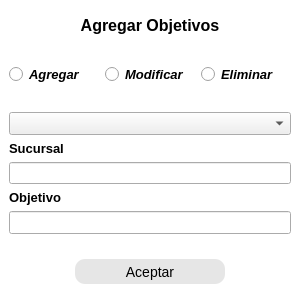
<?xml version="1.0" encoding="UTF-8"?>
<ui version="4.0">
 <class>MainWindow</class>
 <widget class="QMainWindow" name="MainWindow">
  <property name="geometry">
   <rect>
    <x>0</x>
    <y>0</y>
    <width>300</width>
    <height>300</height>
   </rect>
  </property>
  <property name="minimumSize">
   <size>
    <width>0</width>
    <height>300</height>
   </size>
  </property>
  <property name="maximumSize">
   <size>
    <width>300</width>
    <height>300</height>
   </size>
  </property>
  <property name="windowTitle">
   <string>MainWindow</string>
  </property>
  <widget class="QWidget" name="WPrincipal">
   <property name="minimumSize">
    <size>
     <width>300</width>
     <height>0</height>
    </size>
   </property>
   <property name="maximumSize">
    <size>
     <width>300</width>
     <height>16777215</height>
    </size>
   </property>
   <property name="styleSheet">
    <string notr="true">#WPrincipal{
	background-color: rgb(255, 255, 255);
}
#btn_Aceptar{
	background-color: rgb(230, 230, 230);
	border-radius: 10px;
	color: rgb(0, 0, 0);
	font-size:14px;
}
#btn_Aceptar::hover{
background-color: rgb(203, 203, 203);
}</string>
   </property>
   <layout class="QGridLayout" name="gridLayout_2">
    <property name="leftMargin">
     <number>0</number>
    </property>
    <property name="topMargin">
     <number>0</number>
    </property>
    <property name="rightMargin">
     <number>0</number>
    </property>
    <property name="bottomMargin">
     <number>0</number>
    </property>
    <property name="spacing">
     <number>0</number>
    </property>
    <item row="0" column="0">
     <widget class="QWidget" name="widget" native="true">
      <layout class="QVBoxLayout" name="verticalLayout">
       <property name="leftMargin">
        <number>0</number>
       </property>
       <property name="topMargin">
        <number>10</number>
       </property>
       <property name="rightMargin">
        <number>0</number>
       </property>
       <property name="bottomMargin">
        <number>0</number>
       </property>
       <item>
        <widget class="QLabel" name="lbl_TextoAgregarObjetivo">
         <property name="minimumSize">
          <size>
           <width>0</width>
           <height>30</height>
          </size>
         </property>
         <property name="maximumSize">
          <size>
           <width>16777215</width>
           <height>30</height>
          </size>
         </property>
         <property name="font">
          <font>
           <family>Arial</family>
           <pointsize>12</pointsize>
           <weight>75</weight>
           <bold>true</bold>
          </font>
         </property>
         <property name="text">
          <string>Agregar Objetivos</string>
         </property>
         <property name="alignment">
          <set>Qt::AlignCenter</set>
         </property>
        </widget>
       </item>
       <item>
        <widget class="QWidget" name="widget_2" native="true">
         <layout class="QVBoxLayout" name="verticalLayout_3">
          <property name="spacing">
           <number>0</number>
          </property>
          <property name="leftMargin">
           <number>0</number>
          </property>
          <property name="topMargin">
           <number>0</number>
          </property>
          <property name="rightMargin">
           <number>0</number>
          </property>
          <property name="bottomMargin">
           <number>0</number>
          </property>
          <item>
           <widget class="QWidget" name="WRB" native="true">
            <property name="minimumSize">
             <size>
              <width>0</width>
              <height>0</height>
             </size>
            </property>
            <layout class="QHBoxLayout" name="horizontalLayout">
             <item>
              <widget class="QRadioButton" name="RB_Agregar">
               <property name="font">
                <font>
                 <family>Arial</family>
                 <pointsize>10</pointsize>
                 <weight>75</weight>
                 <italic>true</italic>
                 <bold>true</bold>
                </font>
               </property>
               <property name="cursor">
                <cursorShape>PointingHandCursor</cursorShape>
               </property>
               <property name="text">
                <string>Agregar</string>
               </property>
              </widget>
             </item>
             <item>
              <widget class="QRadioButton" name="RB_Modificar">
               <property name="font">
                <font>
                 <family>Arial</family>
                 <pointsize>10</pointsize>
                 <weight>75</weight>
                 <italic>true</italic>
                 <bold>true</bold>
                </font>
               </property>
               <property name="cursor">
                <cursorShape>PointingHandCursor</cursorShape>
               </property>
               <property name="text">
                <string>Modificar</string>
               </property>
              </widget>
             </item>
             <item>
              <widget class="QRadioButton" name="RB_Eliminar">
               <property name="font">
                <font>
                 <family>Arial</family>
                 <pointsize>10</pointsize>
                 <weight>75</weight>
                 <italic>true</italic>
                 <bold>true</bold>
                </font>
               </property>
               <property name="cursor">
                <cursorShape>PointingHandCursor</cursorShape>
               </property>
               <property name="text">
                <string>Eliminar</string>
               </property>
              </widget>
             </item>
            </layout>
           </widget>
          </item>
          <item>
           <widget class="QWidget" name="WContenidoObjetivos" native="true">
            <property name="minimumSize">
             <size>
              <width>0</width>
              <height>140</height>
             </size>
            </property>
            <property name="maximumSize">
             <size>
              <width>16777215</width>
              <height>140</height>
             </size>
            </property>
            <layout class="QVBoxLayout" name="verticalLayout_4">
             <item>
              <widget class="QComboBox" name="CB_Sucursales">
               <property name="font">
                <font>
                 <family>Arial Narrow</family>
                 <pointsize>12</pointsize>
                 <weight>75</weight>
                 <bold>true</bold>
                </font>
               </property>
              </widget>
             </item>
             <item>
              <widget class="QLabel" name="label">
               <property name="font">
                <font>
                 <family>Arial</family>
                 <pointsize>10</pointsize>
                 <weight>75</weight>
                 <bold>true</bold>
                </font>
               </property>
               <property name="text">
                <string>Sucursal</string>
               </property>
              </widget>
             </item>
             <item>
              <widget class="QLineEdit" name="LE_Sucursal">
               <property name="font">
                <font>
                 <family>Arial</family>
                 <pointsize>12</pointsize>
                 <weight>50</weight>
                 <bold>false</bold>
                </font>
               </property>
              </widget>
             </item>
             <item>
              <widget class="QLabel" name="label_2">
               <property name="font">
                <font>
                 <family>Arial</family>
                 <pointsize>10</pointsize>
                 <weight>75</weight>
                 <bold>true</bold>
                </font>
               </property>
               <property name="text">
                <string>Objetivo</string>
               </property>
              </widget>
             </item>
             <item>
              <widget class="QLineEdit" name="LE_Objetivo">
               <property name="font">
                <font>
                 <family>Arial</family>
                 <pointsize>12</pointsize>
                </font>
               </property>
              </widget>
             </item>
            </layout>
           </widget>
          </item>
          <item>
           <widget class="QWidget" name="widget_5" native="true">
            <layout class="QGridLayout" name="gridLayout">
             <item row="0" column="0">
              <widget class="QPushButton" name="btn_Aceptar">
               <property name="minimumSize">
                <size>
                 <width>150</width>
                 <height>25</height>
                </size>
               </property>
               <property name="maximumSize">
                <size>
                 <width>150</width>
                 <height>25</height>
                </size>
               </property>
               <property name="cursor">
                <cursorShape>PointingHandCursor</cursorShape>
               </property>
               <property name="styleSheet">
                <string notr="true"/>
               </property>
               <property name="text">
                <string>Aceptar</string>
               </property>
               <property name="icon">
                <iconset>
                 <normaloff>../../../PruebaPagos/comprobado.png</normaloff>../../../PruebaPagos/comprobado.png</iconset>
               </property>
              </widget>
             </item>
            </layout>
           </widget>
          </item>
         </layout>
        </widget>
       </item>
      </layout>
     </widget>
    </item>
   </layout>
  </widget>
 </widget>
 <resources/>
 <connections/>
</ui>
